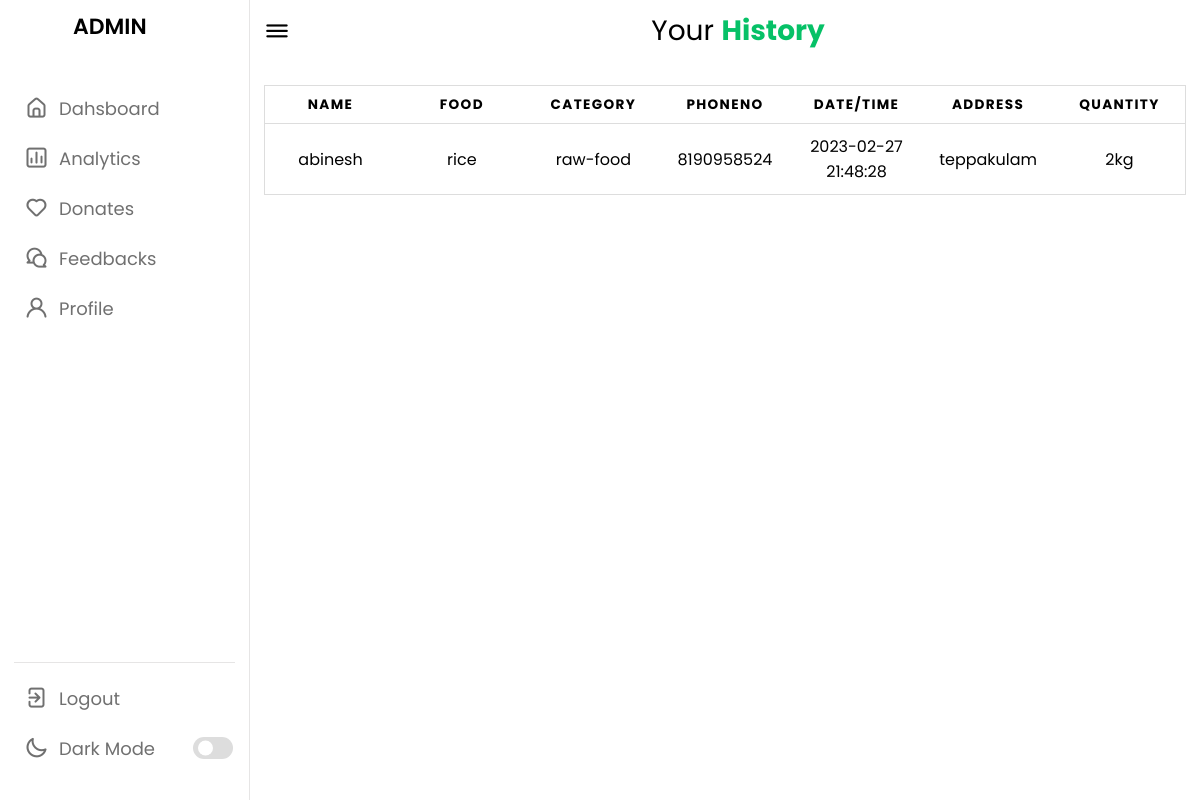
The page /admin/adminprofile.php (signed in) on the database its author committed.
### tables this page shows
CREATE TABLE `food_donations` (
  `Fid` int(11) NOT NULL,
  `name` varchar(50) NOT NULL,
  `email` varchar(60) NOT NULL,
  `food` varchar(50) NOT NULL,
  `type` text NOT NULL,
  `category` text NOT NULL,
  `quantity` text NOT NULL,
  `date` datetime DEFAULT current_timestamp(),
  `address` text NOT NULL,
  `location` varchar(50) NOT NULL,
  `phoneno` varchar(25) NOT NULL,
  `assigned_to` int(11) DEFAULT NULL,
  `delivery_by` int(11) DEFAULT NULL
);

### admin/adminprofile.php (the view, shortened to what this page needs)
<?php
 include("connect.php");
?>
<!DOCTYPE html>
<html lang="en">
<head>
    <link rel="stylesheet" href="admin.css">
    <link rel="stylesheet" href="https://unicons.iconscout.com/release/v4.0.0/css/line.css">
</head>
<body>
    <nav>
        <div class="logo-name">
            <span class="logo_name">ADMIN</span>
        </div>
        <div class="menu-items">
            <ul class="nav-links">
                <li><a href="admin.php">
                    <i class="uil uil-estate"></i>
                    <span class="link-name">Dahsboard</span>
                </a></li>
                <li><a href="analytics.php">
                    <i class="uil uil-chart"></i>
                    <span class="link-name">Analytics</span>
                </a></li>
                <li><a href="donate.php">
                    <i class="uil uil-heart"></i>
                    <span class="link-name">Donates</span>
                </a></li>
                <li><a href="feedback.php">
                    <i class="uil uil-comments"></i>
                    <span class="link-name">Feedbacks</span>
                </a></li>
                <li><a href="#">
                    <i class="uil uil-user"></i>
                    <span class="link-name">Profile</span>
                </a></li>
            </ul>
            <ul class="logout-mode">
                <li><a href="../logout.php">
                    <i class="uil uil-signout"></i>
                    <span class="link-name">Logout</span>
                </a></li>
                <li class="mode">
                    <a href="#">
                        <i class="uil uil-moon"></i>
                    <span class="link-name">Dark Mode</span>
                </a>
                <div class="mode-toggle">
                  <span class="switch"></span>
                </div>
            </li>
            </ul>
        </div>
    </nav>
    <section class="dashboard">
        <div class="top">
            <i class="uil uil-bars sidebar-toggle"></i>
            <p  class ="logo" >Your <b style="color: #06C167; ">History</b></p>
        </div>
        <br>
        <br>
        <br>
        <div class="activity">
        <div class="table-container">
         <div class="table-wrapper">
         <table class="table">
        <thead>
        <tr>
            <th >Name</th>
            <th>food</th>
            <th>Category</th>
            <th>phoneno</th>
            <th>date/time</th>
            <th>address</th>
            <th>Quantity</th>
        </tr>
        </thead>
         <?php
          $id=$_SESSION['Aid'];
          $sql = "SELECT * FROM food_donations WHERE assigned_to =$id";
          $result=mysqli_query($connection, $sql);
          $data = array();
          while ($row = mysqli_fetch_assoc($result)) {
              $data[] = $row;
          }
       ?>
        <?php foreach ($data as $row) { ?>
        <?php    echo "<tr><td data-label=\"name\">".$row['name']."</td><td data-label=\"food\">".$row['food']."</td><td data-label=\"category\">".$row['category']."</td><td data-label=\"phoneno\">".$row['phoneno']."</td><td data-label=\"date\">".$row['date']."</td><td data-label=\"Address\">".$row['address']."</td><td data-label=\"quantity\">".$row['quantity']."</td>";
?>
  <?php } ?>
    </table>
         </div>
                </div>
        </div>
    </section>
</body>
</html>

### admin/admin.css (style rules this page uses)
* { margin: 0; padding: 0; box-sizing: border-box; font-family: 'Poppins', sans-serif; }
:root { --primary-color: #0E4BF1; --panel-color: #FFF; --text-color: #000; --black-light-color: #707070; --border-color: #e6e5e5; --toggle-color: #DDD; --box1-color: #4DA3FF; --box2-color: #FFE6AC; --box3-color: #E7D1FC; --title-icon-color: #fff; --tran-05: all 0.5s ease; --tran-03: all 0.3s ease; --tran-03: all 0.2s ease; }
body { min-height: 100vh; background-color: var(--primary-color); }
nav { position: fixed; top: 0; left: 0; height: 100%; width: 250px; padding: 10px 14px; background-color: var(--panel-color); border-right: 1px solid var(--border-color); transition: var(--tran-05); }
nav .logo-name { display: flex; align-items: center; }
nav .logo-name .logo_name { font-size: 22px; font-weight: 600; color: var(--text-color); margin-left: 14px; transition: var(--tran-05); }
nav .menu-items { margin-top: 40px; height: calc(100% - 90px); display: flex; flex-direction: column; justify-content: space-between; }
.menu-items li { list-style: none; }
.menu-items li a { display: flex; align-items: center; height: 50px; text-decoration: none; position: relative; }
.menu-items li a i { font-size: 24px; min-width: 45px; height: 100%; display: flex; align-items: center; justify-content: center; color: var(--black-light-color); }
.menu-items li a .link-name { font-size: 18px; font-weight: 400; color: var(--black-light-color); transition: var(--tran-05); }
.menu-items .logout-mode { padding-top: 10px; border-top: 1px solid var(--border-color); }
.menu-items .mode { display: flex; align-items: center; white-space: nowrap; }
.menu-items .mode-toggle { position: absolute; right: 14px; height: 50px; min-width: 45px; display: flex; align-items: center; justify-content: center; cursor: pointer; }
.mode-toggle .switch { position: relative; display: inline-block; height: 22px; width: 40px; border-radius: 25px; background-color: var(--toggle-color); }
.switch:before { content: ""; position: absolute; left: 5px; top: 50%; transform: translateY(-50%); height: 15px; width: 15px; background-color: var(--panel-color); border-radius: 50%; transition: var(--tran-03); }
.dashboard { position: relative; left: 250px; background-color: var(--panel-color); min-height: 100vh; width: calc(100% - 250px); padding: 10px 14px; transition: var(--tran-05); }
.dashboard .top { position: fixed; top: 0; left: 250px; display: flex; width: calc(100% - 250px); justify-content: space-between; align-items: center; padding: 10px 14px; background-color: var(--panel-color); transition: var(--tran-05); z-index: 10; }
.dashboard .top .sidebar-toggle { font-size: 26px; color: var(--text-color); cursor: pointer; }
.logo { font-size: 28px; text-align: center; color:var(--text-color) ; }
table { border: 1px solid #ccc; border-collapse: collapse; margin: 0; padding: 0; width: 100%; table-layout: fixed; }
table tr { background-color: var(--panel-color); border: 1px solid #ddd; padding: .35em; color: var(--text-color); }
table th, table td { padding: .625em; text-align: center; }
table th { font-size: .85em; letter-spacing: .1em; text-transform: uppercase; }

### rows shown on the page
food_donations: name "abinesh", food "rice", category "raw-food", phoneno "8190958524", date "2023-02-27 21:48:28", address "teppakulam", quantity "2kg"
